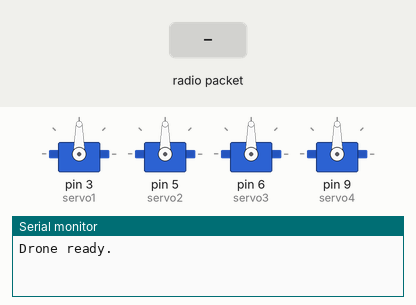
A sketch run on a simulated Arduino Uno, built with avr-gcc and run on an emulated ATmega328P. Shown: 4 × servo, the last lines printed to the serial monitor. Inputs (shaded band) come from the test bench. No radio packets arrive unless stated.

Above: at 1.2 s.
1.3 s: radio packet "BK" arrives
At 2.2 s:
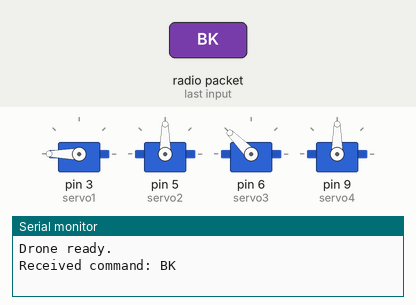
2.8 s: radio packet "LFT" arrives
At 3.4 s:
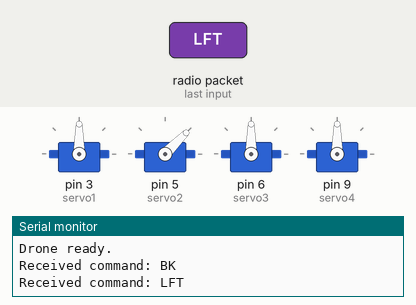
4.3 s: radio packet "RGT" arrives
At 5.5 s:
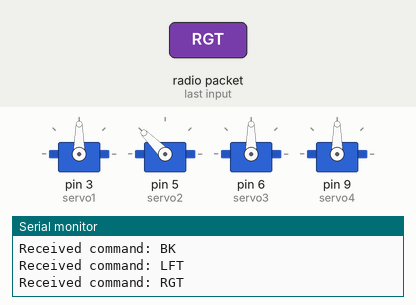
5.8 s: radio packet "UP" arrives
At 6.8 s:
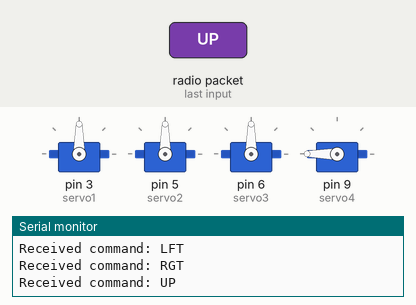
7.3 s: radio packet "DN" arrives
At 8.0 s:
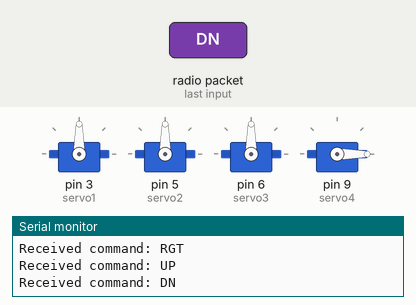
Timing chart, 0 to 9.8 s (numbered marks = the images above; inputs shaded):
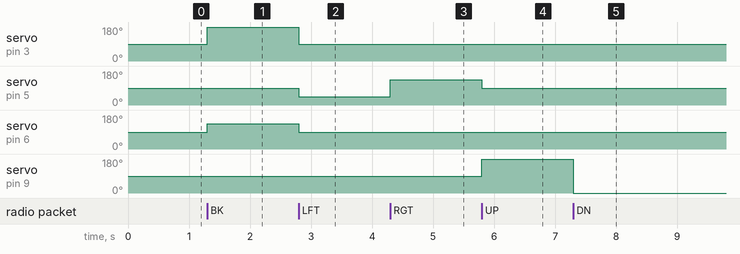

The sketch:

drone.ino
```cpp
#include <SPI.h>
#include <RF24.h>
#include <Servo.h>  // Include the Servo library

// Servo motor objects
Servo servo1; // Servo for pitch control
Servo servo2; // Servo for yaw control
Servo servo3; // Servo for roll control
Servo servo4; // Servo for throttle or altitude control

// nRF24L01+ module (CE, CSN)
RF24 radio(9, 10);
const byte address[6] = "00001";  // Unique address

// Variables for received commands and firmware storage
const int chunkSize = 32;  // Size of firmware chunks
byte firmwareBuffer[chunkSize];  // Buffer for firmware chunks
bool isFirmwareUpdate = false;  // Flag to check if it's a firmware update

void setup() {
  // Start serial communication for debugging
  Serial.begin(9600);

  // Initialize servo motors
  servo1.attach(3);  // Attach servo1 to pin 3
  servo2.attach(5);  // Attach servo2 to pin 5
  servo3.attach(6);  // Attach servo3 to pin 6
  servo4.attach(9);  // Attach servo4 to pin 9

  // Initialize nRF24L01+ radio
  radio.begin();
  radio.openReadingPipe(1, address);
  radio.setPALevel(RF24_PA_HIGH);
  radio.startListening();

  Serial.println("Drone ready.");
}

void loop() {
  if (radio.available()) {
    radio.read(firmwareBuffer, chunkSize);  // Read data

    // Check if it's a firmware chunk
    if (firmwareBuffer[0] == 'F' && firmwareBuffer[1] == 'W') {
      // This indicates it's part of a firmware update (simple check based on the first two characters)
      isFirmwareUpdate = true;
      // Handle firmware update logic here (e.g., write to EEPROM or flash)
      Serial.println("Firmware update chunk received.");

      // Here we would store the firmware chunk in memory or an external device
      // For simplicity, just print out the chunk received:
      for (int i = 0; i < chunkSize; i++) {
        Serial.print(firmwareBuffer[i], HEX);
        Serial.print(" ");
      }
      Serial.println();
      delay(100);  // Give some time to process the chunk
    }
    else {
      // Handle regular movement commands (Forward, Backward, Left, Right, Up, Down)
      if (isFirmwareUpdate) {
        Serial.println("Firmware update in progress, ignoring movement commands.");
        return;
      }

      String receivedCommand = String((char*)firmwareBuffer);
      Serial.print("Received command: ");
      Serial.println(receivedCommand);

      // Process movement commands
      if (receivedCommand == "FWD") {
        moveForward();
      } else if (receivedCommand == "BK") {
        moveBackward();
      } else if (receivedCommand == "LFT") {
        turnLeft();
      } else if (receivedCommand == "RGT") {
        turnRight();
      } else if (receivedCommand == "UP") {
        ascend();
      } else if (receivedCommand == "DN") {
        descend();
      }
    }
  }
}

// Functions to control the drone's movements with servos
void moveForward() {
  servo1.write(90);  // Set the pitch (forward)
  servo2.write(90);  // Set yaw
  servo3.write(45);  // Set roll (left tilt)
  servo4.write(90);  // Set throttle
}

void moveBackward() {
  servo1.write(180);  // Set the pitch (backward)
  servo2.write(90);   // Set yaw
  servo3.write(135);  // Set roll (right tilt)
  servo4.write(90);   // Set throttle
}

void turnLeft() {
  servo1.write(90);  // Set pitch (neutral)
  servo2.write(45);  // Turn yaw left
  servo3.write(90);  // Set roll (neutral)
  servo4.write(90);  // Set throttle
}

void turnRight() {
  servo1.write(90);  // Set pitch (neutral)
  servo2.write(135); // Turn yaw right
  servo3.write(90);  // Set roll (neutral)
  servo4.write(90);  // Set throttle
}

void ascend() {
  servo1.write(90);  // Set pitch (neutral)
  servo2.write(90);  // Set yaw (neutral)
  servo3.write(90);  // Set roll (neutral)
  servo4.write(180); // Set throttle (maximum for ascent)
}

void descend() {
  servo1.write(90);  // Set pitch (neutral)
  servo2.write(90);  // Set yaw (neutral)
  servo3.write(90);  // Set roll (neutral)
  servo4.write(0);   // Set throttle (minimum for descent)
}
```

Measured:
- after the input at 1.3 s, servo on pin 3 (servo1): 90° → 180° at once; servo on pin 6 (servo3): 90° → 135° at once
- after the input at 2.8 s, servo on pin 3 (servo1): 180° → 90° at once; servo on pin 5 (servo2): 90° → 45° at once; servo on pin 6 (servo3): 135° → 90° at once
- after the input at 4.3 s, servo on pin 5 (servo2): 45° → 135° at once
- after the input at 5.8 s, servo on pin 5 (servo2): 135° → 90° at once; servo on pin 9 (servo4): 90° → 180° at once
- after the input at 7.3 s, servo on pin 9 (servo4): 180° → 0° at once
